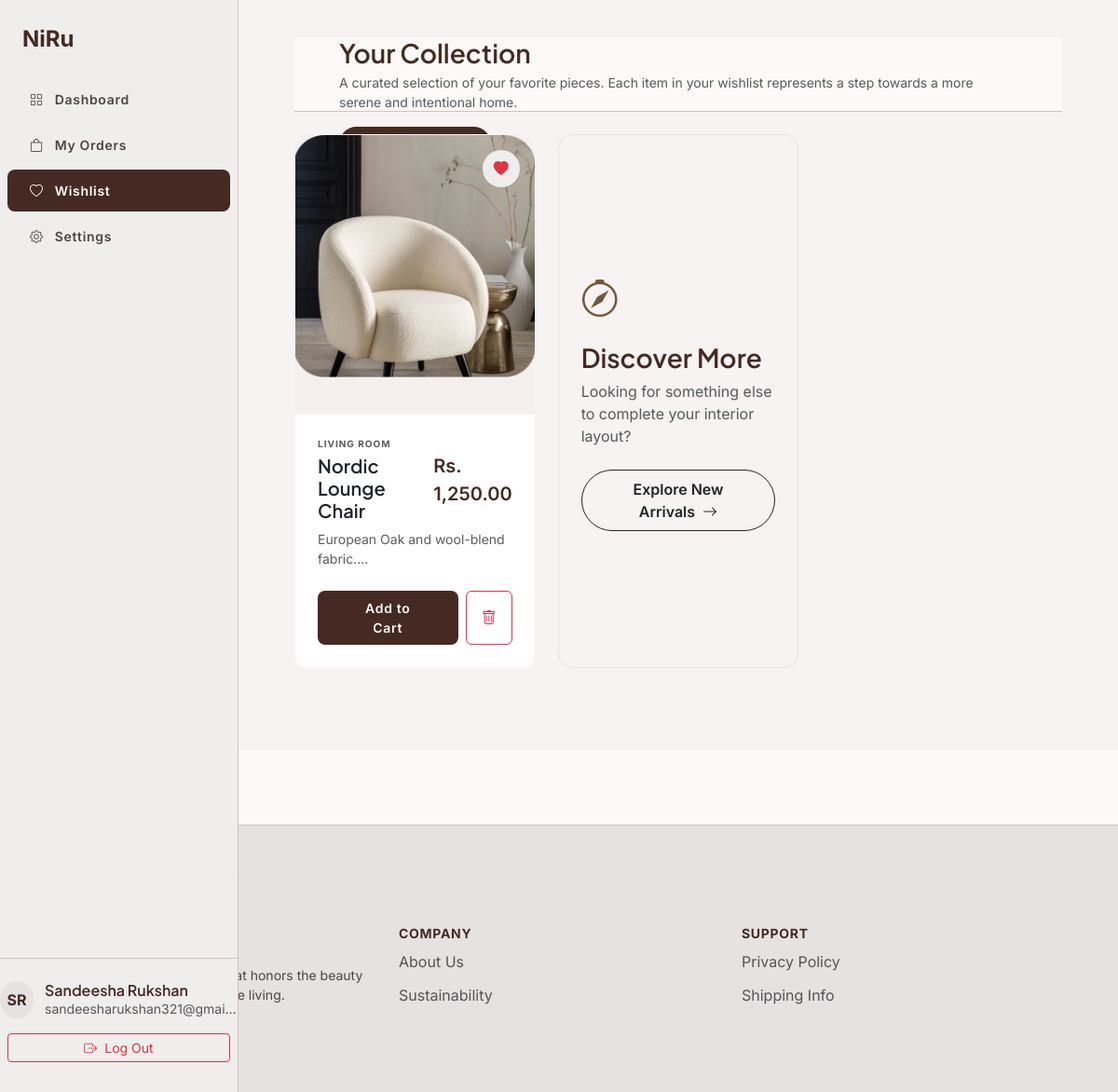
The app's page /user/wishlist.php (signed in) with its own data.
### tables this page shows
CREATE TABLE IF NOT EXISTS `wishlists` (
  `wishlist_id` bigint unsigned NOT NULL AUTO_INCREMENT,
  `user_id` bigint unsigned NOT NULL,
  `product_id` bigint unsigned NOT NULL,
  `created_at` datetime NOT NULL DEFAULT CURRENT_TIMESTAMP,
  PRIMARY KEY (`wishlist_id`),
  UNIQUE KEY `uq_wishlist_user_product` (`user_id`,`product_id`),
  KEY `fk_wishlist_product` (`product_id`),
  CONSTRAINT `fk_wishlist_product` FOREIGN KEY (`product_id`) REFERENCES `products` (`product_id`) ON DELETE CASCADE ON UPDATE CASCADE,
  CONSTRAINT `fk_wishlist_user` FOREIGN KEY (`user_id`) REFERENCES `user` (`user_id`) ON DELETE CASCADE ON UPDATE CASCADE
);

CREATE TABLE IF NOT EXISTS `categories` (
  `category_id` bigint unsigned NOT NULL AUTO_INCREMENT,
  `name` varchar(100) NOT NULL,
  `description` text,
  `image_path` varchar(500) DEFAULT NULL,
  `status` enum('active','inactive') NOT NULL DEFAULT 'active',
  `created_at` datetime NOT NULL DEFAULT CURRENT_TIMESTAMP,
  PRIMARY KEY (`category_id`),
  UNIQUE KEY `uq_category_name` (`name`)
);

CREATE TABLE IF NOT EXISTS `products` (
  `product_id` bigint unsigned NOT NULL AUTO_INCREMENT,
  `category_id` bigint unsigned NOT NULL,
  `name` varchar(180) NOT NULL,
  `description` text,
  `price` decimal(12,2) NOT NULL DEFAULT '0.00',
  `featured` tinyint(1) NOT NULL DEFAULT '0',
  `status_id` int unsigned NOT NULL DEFAULT '4',
  `created_at` datetime NOT NULL DEFAULT CURRENT_TIMESTAMP,
  `updated_at` datetime NOT NULL DEFAULT CURRENT_TIMESTAMP ON UPDATE CURRENT_TIMESTAMP,
  PRIMARY KEY (`product_id`),
  KEY `fk_products_category` (`category_id`),
  KEY `fk_products_status` (`status_id`),
  CONSTRAINT `fk_products_category` FOREIGN KEY (`category_id`) REFERENCES `categories` (`category_id`) ON UPDATE CASCADE
);

### connection.php (called while the page is built, shortened)
<?php
class Database
{
    public static $connection;
    public static function setUpConnection()
    {
        if (!isset(Database::$connection)) {
            Database::$connection = new mysqli(
                "localhost",
                "root",
                "Rukshan123",
                "niru_furniture",
                3306
            );
        }
    }
    public static function search($q)
    {
        $result = Database::$connection->query($q);
        return $result;
    }
}
?>

### user/wishlist.php (the view, shortened to what this page needs)
<?php
require_once '../connection.php';
$user = $_SESSION['u'];
$user_id = (int)$user['user_id'];
$first_name = htmlspecialchars($user['first_name'] ?? 'User');
$last_name  = htmlspecialchars($user['last_name'] ?? '');
$email      = htmlspecialchars($user['email'] ?? '');
$initials   = strtoupper(substr($first_name, 0, 1) . substr($last_name, 0, 1));
$wishlist_query = "SELECT w.wishlist_id, p.product_id, p.name, p.price, p.description, c.name AS category_name,
                          (SELECT image_path FROM product_images WHERE product_id = p.product_id ORDER BY is_primary DESC, sort_order ASC LIMIT 1) AS image_path
                   FROM `wishlists` w
                   INNER JOIN `products` p ON w.product_id = p.product_id
                   LEFT JOIN `categories` c ON p.category_id = c.category_id
                   WHERE w.user_id = '$user_id'
                   ORDER BY w.created_at DESC";
$wishlist_rs = Database::search($wishlist_query);
$wishlist_count = $wishlist_rs->num_rows;
?>
<!DOCTYPE html>
<html lang="en">
<head>
  <link href="https://cdn.jsdelivr.net/npm/bootstrap@5.3.3/dist/css/bootstrap.min.css" rel="stylesheet">
  <link href="https://cdn.jsdelivr.net/npm/bootstrap-icons@1.11.3/font/bootstrap-icons.min.css" rel="stylesheet">
  <link rel="stylesheet" href="../assets/css/style.css?v=<?php echo time(); ?>">
</head>
<body>
  <aside class="dashboard-sidebar">
    <a href="../index.php" class="sidebar-brand">NiRu</a>
    <ul class="sidebar-menu mb-5">
      <li>
        <a href="dashboard.php" class="sidebar-link">
          <i class="bi bi-grid"></i> Dashboard
        </a>
      </li>
      <li>
        <a href="orders.php" class="sidebar-link">
          <i class="bi bi-bag"></i> My Orders
        </a>
      </li>
      <li>
        <a href="wishlist.php" class="sidebar-link active">
          <i class="bi bi-heart"></i> Wishlist
        </a>
      </li>
      <li>
        <a href="settings.php" class="sidebar-link">
          <i class="bi bi-gear"></i> Settings
        </a>
      </li>
    </ul>
    <div class="user-profile-badge mt-auto">
      <div class="avatar-sm"><?php echo $initials ?: 'U'; ?></div>
      <div class="overflow-hidden">
        <h4 class="fs-6 fw-semibold mb-0 text-truncate" style="color: var(--niru-primary)">
          <?php echo $first_name . ' ' . $last_name; ?>
        </h4>
        <small class="text-muted text-truncate d-block"><?php echo $email; ?></small>
      </div>
    </div>
    <a href="../logout.php" class="btn btn-outline-danger btn-sm mt-3 m-2"><i class="bi bi-box-arrow-right me-1"></i> Log Out</a>
  </aside>
  <main class="dashboard-main">
    <div class="top-header-bar d-flex flex-wrap align-items-center justify-content-between gap-3 mb-4">
      <div>
        <h1 class="fs-3 fw-semibold mb-1" style="color: var(--niru-primary);">
          Your Collection
        </h1>
        <p class="text-muted small mb-0">
          A curated selection of your favorite pieces. Each item in your wishlist represents a step towards a more serene and intentional home.
        </p>
      </div>
      <?php if ($wishlist_count > 0) { ?>
        <div class="d-flex align-items-center gap-2 flex-shrink-0">
          <button type="button" class="btn btn-niru-primary rounded-pill px-3 py-2 btn-sm" onclick="addAllToCart();">
          </button>
        </div>
      <?php } ?>
    </div>
    <div class="row g-4 mb-5">
      <?php
      if ($wishlist_count > 0) {
        while ($item = $wishlist_rs->fetch_assoc()) {
          $thumb = !empty($item['image_path']) ? '../' . $item['image_path'] : '../Images/products/nordic_lounge.png';
      ?>
          <div class="col-12 col-md-6 col-xl-4 wishlist-card-item" data-product-id="<?php echo $item['product_id']; ?>">
            <div class="collection-card h-100 d-flex flex-column">
              <div class="collection-img-box position-relative">
                <img src="<?php echo htmlspecialchars($thumb); ?>" alt="<?php echo htmlspecialchars($item['name']); ?>" style="width: 100%; height: 260px; object-fit: cover;">
                <button class="remove-wishlist-btn" onclick="removeFromWishlist(<?php echo $item['wishlist_id']; ?>)" aria-label="Remove item">
                  <i class="bi bi-heart-fill text-danger"></i>
                </button>
              </div>
              <div class="p-4 d-flex flex-column justify-content-between flex-grow-1">
                <div>
                  <div class="d-flex align-items-center justify-content-between mb-2">
                    <div>
                      <div class="category-micro-tag mb-1 text-uppercase text-muted small fw-bold">
                        <?php echo htmlspecialchars($item['category_name'] ?? 'FURNITURE'); ?>
                      </div>
                      <h3 class="fs-5 fw-semibold mb-0" style="color: var(--niru-primary);">
                        <a href="../product-detail.php?id=<?php echo $item['product_id']; ?>" class="text-decoration-none text-dark">
                          <?php echo htmlspecialchars($item['name']); ?>
                        </a>
                      </h3>
                    </div>
                    <span class="fs-5 fw-semibold" style="color: var(--niru-primary);">Rs. <?php echo number_format($item['price'], 2); ?></span>
                  </div>
                  <p class="small text-muted mb-4">
                    <?php echo htmlspecialchars(substr($item['description'] ?? 'Sculptural elegance meets ergonomic comfort.', 0, 60)) . '...'; ?>
                  </p>
                </div>
                <div class="d-flex gap-2">
                  <button type="button" class="btn btn-niru-primary flex-grow-1 py-2" onclick="addSingleToCart(<?php echo $item['product_id']; ?>);">
                    Add to Cart
                  </button>
                  <button class="btn btn-outline-danger px-3 py-2" onclick="removeFromWishlist(<?php echo $item['wishlist_id']; ?>);" title="Remove">
                    <i class="bi bi-trash"></i>
                  </button>
                </div>
              </div>
            </div>
          </div>
        <?php
        }
      } ?>
      <div class="col-12 col-md-6 col-xl-4">
        <div class="discover-card h-100 d-flex flex-column justify-content-center align-items-start p-4 rounded-4" style="background-color: var(--niru-bg-alt); min-height: 380px;">
          <i class="bi bi-compass fs-1 mb-3" style="color: var(--niru-secondary);"></i>
          <h3 class="fs-3 fw-semibold mb-2" style="color: var(--niru-primary);">Discover More</h3>
          <p class="text-muted mb-4">Looking for something else to complete your interior layout?</p>
          <a href="../shop.php" class="btn btn-outline-dark rounded-pill px-4 py-2 fw-semibold">
            Explore New Arrivals <i class="bi bi-arrow-right ms-1"></i>
          </a>
        </div>
      </div>
    </div>
  </main>
  <footer>
    <div class="container-xl">
      <div class="row g-4 border-top pt-4">
        <div class="col-12 col-lg-4">
          <h3 class="fs-4 fw-bold mb-3" style="color: var(--niru-primary);">NiRu</h3>
          <p class="small mb-0" style="color: var(--niru-body-text);">
            Creating timeless furniture that honors the beauty of natural materials and simple living.
          </p>
        </div>
        <div class="col-6 col-md-4 col-lg-4">
          <div class="footer-heading fw-bold mb-2">COMPANY</div>
          <ul class="footer-links list-unstyled">
            <li><a href="../about.php" class="text-decoration-none text-muted small">About Us</a></li>
            <li><a href="../shop.php" class="text-decoration-none text-muted small">Sustainability</a></li>
          </ul>
        </div>
        <div class="col-6 col-md-4 col-lg-4">
          <div class="footer-heading fw-bold mb-2">SUPPORT</div>
          <ul class="footer-links list-unstyled">
            <li><a href="../faq.php" class="text-decoration-none text-muted small">Privacy Policy</a></li>
            <li><a href="../faq.php" class="text-decoration-none text-muted small">Shipping Info</a></li>
          </ul>
        </div>
      </div>
    </div>
  </footer>
</body>
</html>

### records on screen
wishlists: categories.name "LIVING ROOM", product.name "Nordic Lounge Chair", product.price "1,250.00", product.description "European Oak and wool-blend fabric."

### other values on screen
$initials ?: 'U' "SR"
$first_name "Sandeesha"
$last_name "Rukshan"
$email "sandeesharukshan321@gmai…"
